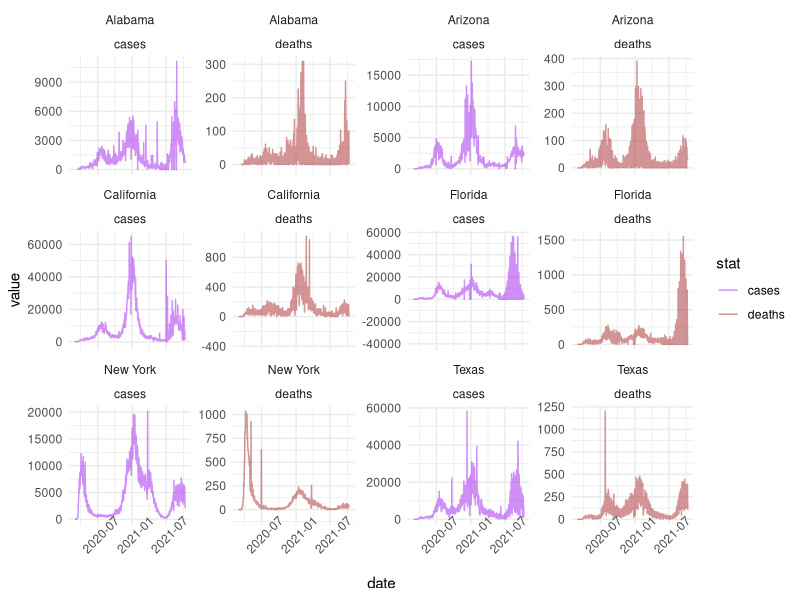
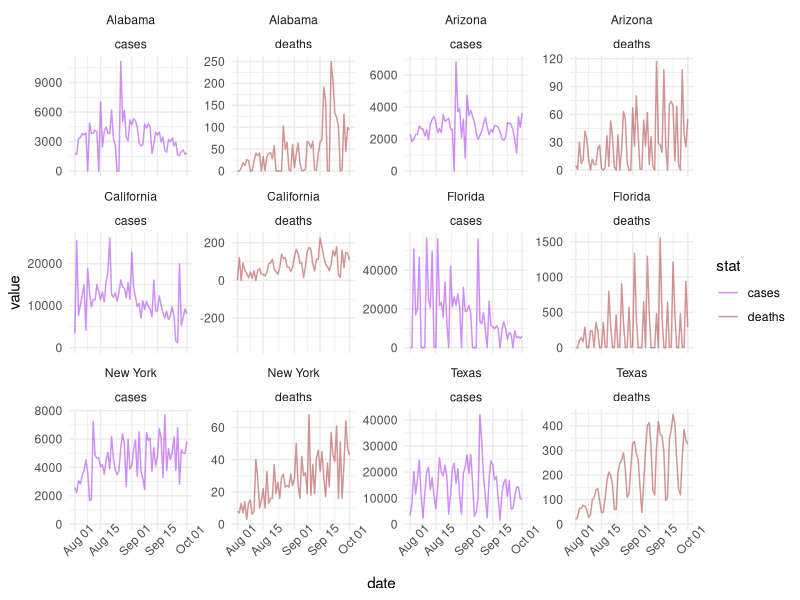
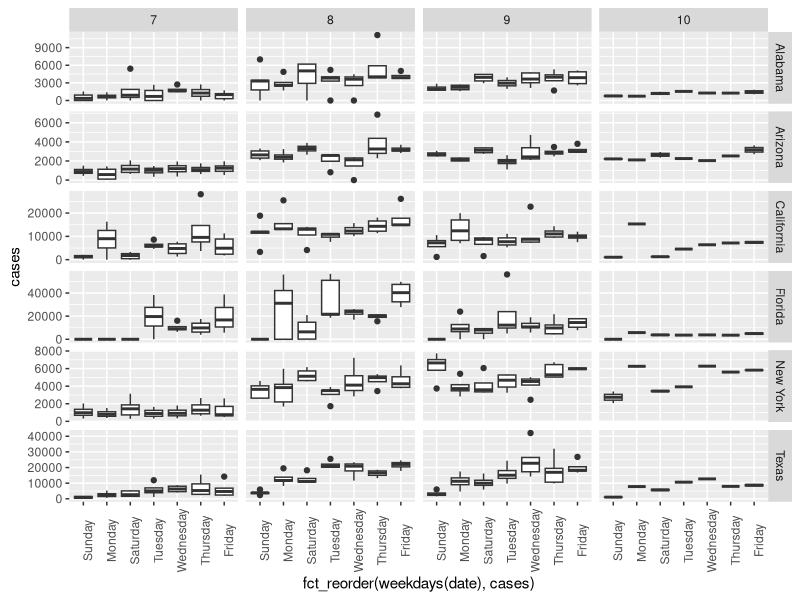
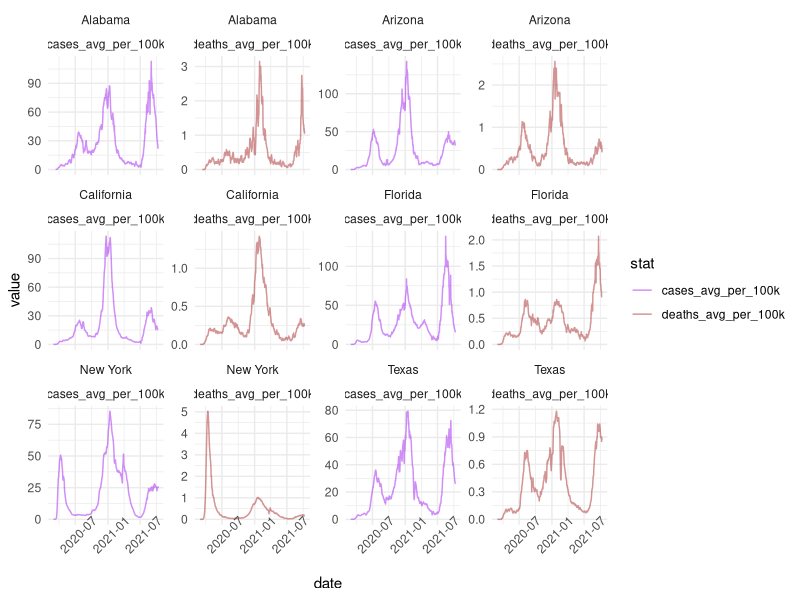
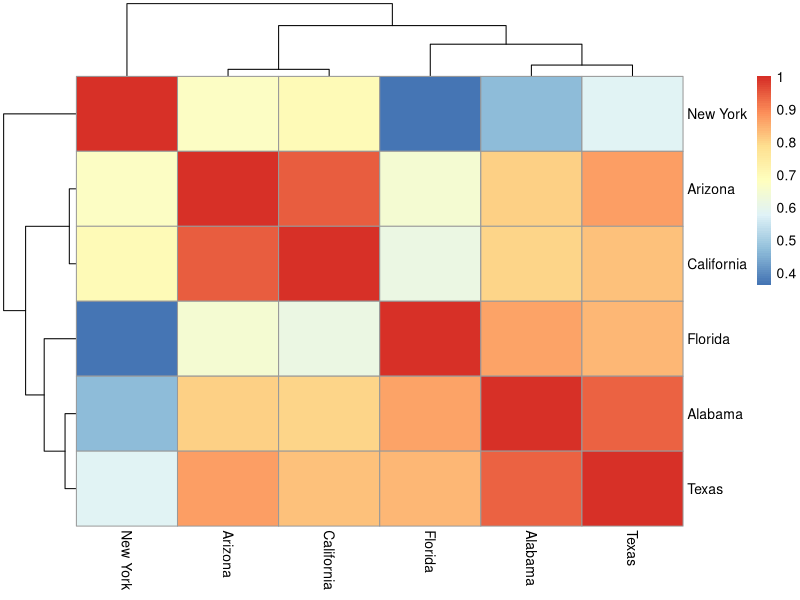

These charts were generated, in order, by the following R code:
## ---- chunk 1
knitr::opts_chunk$set(echo = TRUE)
## ---- chunk 2
library(tidyverse)
library(lubridate)
library(ggrepel)
library(vroom)
## ---- chunk 3
cases = read_csv('data/us-states.csv')
## ---- chunk 4
sub_counties = filter(cases, state %in% c("Alabama", "Arizona", 'California', 'Florida', 'New York', 'Texas'), date >= as.Date('2020-03-01'))
sub_county_long = pivot_longer(sub_counties, c(cases, deaths), names_to = 'stat')
plt = ggplot(sub_county_long, aes(x = date, y = value, color = stat)) + 
  geom_line(alpha = .5, position = 'stack') + facet_wrap(~state+stat, scales = 'free_y') + theme_minimal() +
  scale_color_manual(values = c('purple', 'brown')) + theme(axis.text.x = element_text(angle = 45))
plt
## ---- chunk 5
library(lubridate)
plt + xlim(as.Date(c('2021-08-01', '2021-10-01')))
## ---- chunk 6
sub_counties = sub_counties %>% mutate(day_of_week = weekdays(date))
weekdays_plot = ggplot(filter(sub_counties, date > as.Date('2021-07-01')), aes(x = fct_reorder(weekdays(date), cases), y = cases))+ geom_boxplot() + facet_grid(state ~ month(date), scales = 'free') + theme(axis.text.x = element_text(angle = 90))
weekdays_plot
## ---- chunk 7
sub_county_long = pivot_longer(sub_counties, c(cases_avg_per_100k, deaths_avg_per_100k), names_to = 'stat')
plt %+% sub_county_long #+ geom_vline(data = annot, aes(xintercept = date))# = quantity), size = 2, color = 'black')
## ---- chunk 8
rowVar = function(matrix, na.rm = FALSE){
  apply(matrix, 1, var, na.rm = na.rm)
}
## ---- chunk 9
case_mat = reshape2::acast(sub_counties, date ~ state, value.var = "cases_avg_per_100k", fill = 0)
which.max(rowSums(case_mat))
which.max(rowVar(case_mat))
which(case_mat[,'California'] > case_mat[,'Texas'] & case_mat[,'California'] < case_mat[, 'Florida'])
## ---- chunk 10
cor_state = cor(case_mat)
pheatmap::pheatmap(cor_state)
